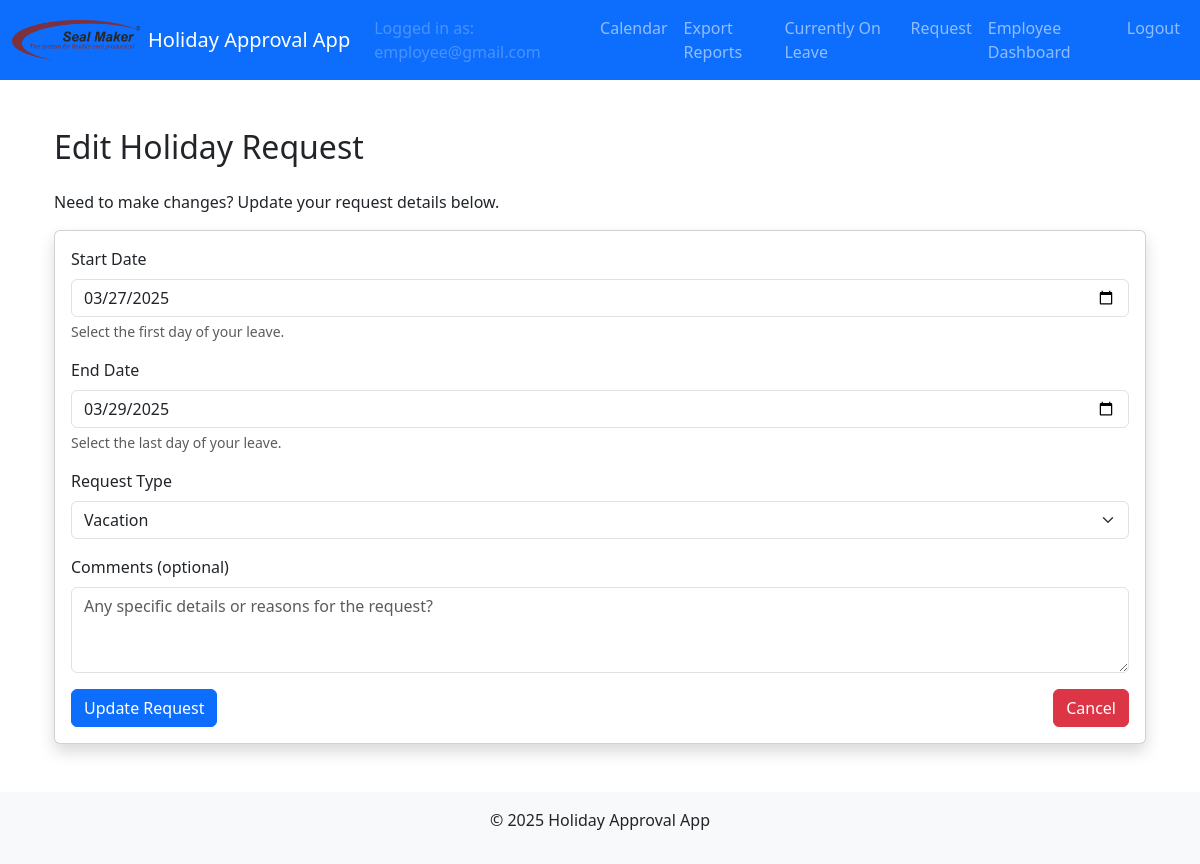
The app's page /holiday_request/edit/29 (signed in) with its own data.
### models.py (models this page shows, shortened)
class User(UserMixin, db.Model):
    id = db.Column(db.Integer, primary_key=True)
    email = db.Column(db.String(120), unique=True, nullable=False)
    name = db.Column(db.String(120), nullable=True)           # Full name field
    cost_center = db.Column(db.String(50), nullable=True)       # Cost center field
    password_hash = db.Column(db.String(128), nullable=False)
    role = db.Column(db.String(20), nullable=False)             # Roles: employee, supervisor, manager, admin, hr, sub-admin
    time_off_balance = db.Column(db.Float, nullable=False, default=20.0, server_default="20.0")
    active = db.Column(db.Boolean, nullable=False, default=True, server_default="1")
    department = db.Column(db.String(100), nullable=True)       # Department field
    force_password_reset = db.Column(db.Boolean, nullable=False, default=False, server_default="0")

class HolidayRequest(db.Model):
    id = db.Column(db.Integer, primary_key=True)
    user_id = db.Column(db.Integer, db.ForeignKey('user.id'), nullable=False)
    start_date = db.Column(db.Date, nullable=False)
    end_date = db.Column(db.Date, nullable=False)
    request_type = db.Column(db.String(50), nullable=False)  # e.g., 'vacation', 'time compensation'
    status = db.Column(db.String(20), nullable=False, default='pending')
    comment = db.Column(db.String(200))
    user = db.relationship('User', backref=db.backref('holiday_requests', lazy=True))
    approvals = db.relationship('Approval', backref='holiday_request', lazy=True)

### main/routes.py (the view, shortened to what this page needs)
@main_bp.route('/holiday_request/edit/<int:request_id>', methods=['GET', 'POST'])
@login_required
def edit_holiday_request(request_id):
    holiday_request = HolidayRequest.query.get_or_404(request_id)
    if current_user.role != 'employee' or holiday_request.user_id != current_user.id:
        flash("You are not authorized to edit this request.", "danger")
        return redirect(url_for('main.holiday_requests'))
    if holiday_request.status != 'pending':
        flash("Only pending requests can be edited.", "warning")
        return redirect(url_for('main.holiday_requests'))
    return render_template('edit_holiday_request.html', holiday_request=holiday_request)

### app.py (called while the page is built)
def create_app():
    app = Flask(__name__)
    app.config.from_object(Config)
    db.init_app(app)
    migrate.init_app(app, db)
    login_manager.init_app(app)
    bcrypt.init_app(app)
    mail.init_app(app)
    login_manager.login_view = 'auth.login'
    @login_manager.user_loader
    def load_user(user_id):
        return User.query.get(int(user_id))
    from auth.routes import auth_bp
    from main.routes import main_bp
    from admin.routes import admin_bp
    from hr.routes import hr_bp
    app.register_blueprint(auth_bp)
    app.register_blueprint(main_bp)
    app.register_blueprint(admin_bp)
    app.register_blueprint(hr_bp)
    return app

### templates/edit_holiday_request.html (shortened to what this page needs)
{% extends "layout.html" %}
{% block content %}
<div class="container py-4">
  <h2 class="mb-4">Edit Holiday Request</h2>
  <p>Need to make changes? Update your request details below.</p>
  <div class="card shadow">
    <div class="card-body">
      <form method="POST" action="{{ url_for('main.edit_holiday_request', request_id=holiday_request.id) }}" novalidate>
        <div class="mb-3">
          <label for="start_date" class="form-label">Start Date</label>
          <input
            type="date"
            class="form-control"
            id="start_date"
            name="start_date"
            value="{{ holiday_request.start_date.strftime('%Y-%m-%d') }}"
            required
          >
          <div class="form-text">Select the first day of your leave.</div>
        </div>
        <div class="mb-3">
          <label for="end_date" class="form-label">End Date</label>
          <input
            type="date"
            class="form-control"
            id="end_date"
            name="end_date"
            value="{{ holiday_request.end_date.strftime('%Y-%m-%d') }}"
            required
          >
          <div class="form-text">Select the last day of your leave.</div>
        </div>
        <div class="mb-3">
          <label for="request_type" class="form-label">Request Type</label>
          <select
            class="form-select"
            id="request_type"
            name="request_type"
            required
          >
            <option value="vacation" {% if holiday_request.request_type == 'vacation' %}selected{% endif %}>Vacation</option>
          </select>
        </div>
        <div class="mb-3">
          <label for="comment" class="form-label">Comments (optional)</label>
          <textarea
            class="form-control"
            id="comment"
            name="comment"
            rows="3"
            placeholder="Any specific details or reasons for the request?"
          >{{ holiday_request.comment or '' }}</textarea>
        </div>
        <div class="d-flex justify-content-between">
          <button type="submit" class="btn btn-primary">Update Request</button>
          <a href="{{ url_for('main.holiday_requests') }}" class="btn btn-danger">Cancel</a>
        </div>
      </form>
    </div>
  </div>
</div>
{% endblock %}

### templates/layout.html (shortened to what this page needs)
<!doctype html>
<html lang="en">
  <head>
    <link
      href="https://cdn.jsdelivr.net/npm/bootstrap@5.3.0/dist/css/bootstrap.min.css"
      rel="stylesheet"
    >
    <link rel="stylesheet" href="{{ url_for('static', filename='css/styles.css') }}">
  </head>
  <body>
    <nav class="navbar navbar-expand-lg navbar-dark bg-primary">
      <div class="container-fluid">
        <a class="navbar-brand d-flex align-items-center" href="{{ url_for('main.calendar') }}">
          <img
            src="{{ url_for('static', filename='img/logo.png') }}"
            alt="Company Logo"
            height="40"
            class="me-2"
          >
          <span>Holiday Approval App</span>
        </a>
        <div class="collapse navbar-collapse" id="navbarSupportedContent">
          <ul class="navbar-nav ms-auto">
            {% if current_user.is_authenticated %}
              <li class="nav-item">
                <span class="nav-link disabled">
                  Logged in as: {{ current_user.email }}
                </span>
              </li>
              <li class="nav-item">
                <a class="nav-link" href="{{ url_for('main.calendar') }}">Calendar</a>
              </li>
              <li class="nav-item">
                <a class="nav-link" href="{{ url_for('main.export_reports') }}">Export Reports</a>
              </li>
              <li class="nav-item">
                <a class="nav-link" href="{{ url_for('main.currently_on_leave') }}">Currently On Leave</a>
              </li>
              {% if current_user.role == 'employee' %}
                <li class="nav-item">
                  <a class="nav-link" href="{{ url_for('main.new_holiday_request') }}">Request</a>
                </li>
                <li class="nav-item">
                  <a class="nav-link" href="{{ url_for('main.employee_dashboard') }}">Employee Dashboard</a>
                </li>
              {% elif current_user.role == 'supervisor' %}
                <li class="nav-item">
                  <a class="nav-link" href="{{ url_for('main.supervisor_dashboard') }}">Supervisor Dashboard</a>
                </li>
              {% elif current_user.role == 'manager' %}
                <li class="nav-item">
                  <a class="nav-link" href="{{ url_for('main.manager_dashboard') }}">Manager Dashboard</a>
                </li>
              {% elif current_user.role == 'admin' %}
                <li class="nav-item">
                  <a class="nav-link" href="{{ url_for('admin.dashboard') }}">Admin Dashboard</a>
                </li>
              {% elif current_user.role == 'hr' %}
                <li class="nav-item">
                  <a class="nav-link" href="{{ url_for('hr.dashboard') }}">HR Dashboard</a>
                </li>
              {% elif current_user.role == 'management' %}
                <li class="nav-item">
                  <a class="nav-link" href="{{ url_for('main.management_dashboard') }}">Management Dashboard</a>
                </li>
              {% endif %}
              <li class="nav-item">
                <a class="nav-link" href="{{ url_for('auth.logout') }}">Logout</a>
              </li>
            {% else %}
              <li class="nav-item">
                <a class="nav-link" href="{{ url_for('auth.login') }}">Login</a>
              </li>
            {% endif %}
          </ul>
        </div>
      </div>
    </nav>
    <div class="container my-4">
      {% block content %}{% endblock %}
    </div>
    <footer class="bg-light text-center p-3">
      <div class="container">
        <p>&copy; 2025 Holiday Approval App</p>
      </div>
    </footer>
  </body>
</html>

### static/css/styles.css (style rules this page uses)
:root { --bs-primary: #800020; }

### records on screen
User: email "employee@gmail.com"
HolidayRequest: start_date "03/27/2025", end_date "03/29/2025"
